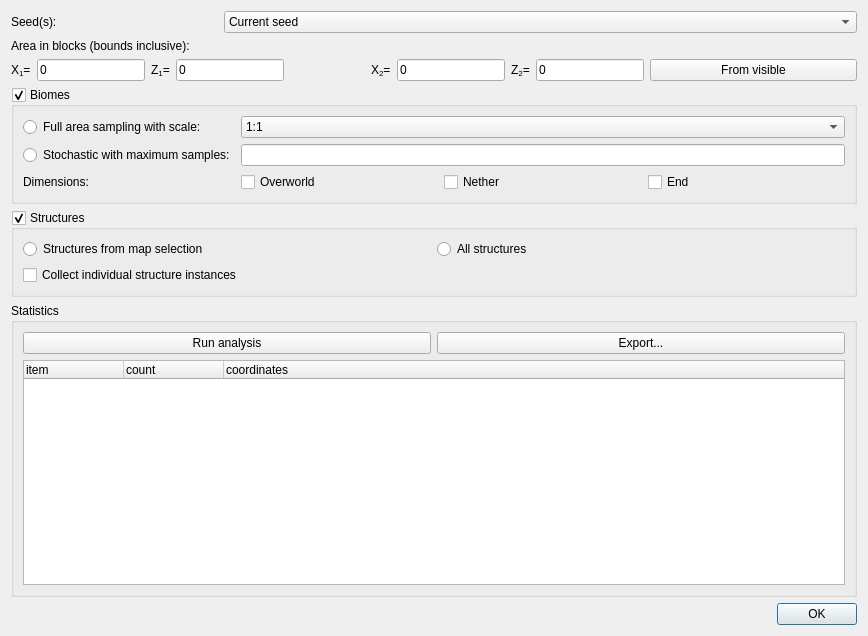
<?xml version="1.0" encoding="UTF-8"?>
<ui version="4.0">
 <class>StatsDialog</class>
 <widget class="QDialog" name="StatsDialog">
  <property name="geometry">
   <rect>
    <x>0</x>
    <y>0</y>
    <width>868</width>
    <height>636</height>
   </rect>
  </property>
  <property name="windowTitle">
   <string>Dialog</string>
  </property>
  <layout class="QGridLayout" name="gridLayout">
   <item row="2" column="0" colspan="3">
    <layout class="QHBoxLayout" name="layoutArea_2">
     <item>
      <widget class="QLabel" name="labelX1">
       <property name="toolTip">
        <string>Lower bound (inclusive)</string>
       </property>
       <property name="text">
        <string>X&lt;sub&gt;1&lt;/sub&gt;=</string>
       </property>
      </widget>
     </item>
     <item>
      <widget class="QLineEdit" name="lineEditX1">
       <property name="toolTip">
        <string>Lower bound (inclusive)</string>
       </property>
       <property name="text">
        <string>0</string>
       </property>
      </widget>
     </item>
     <item>
      <widget class="QLabel" name="labelZ1">
       <property name="toolTip">
        <string>Lower bound (inclusive)</string>
       </property>
       <property name="text">
        <string>Z&lt;sub&gt;1&lt;/sub&gt;=</string>
       </property>
      </widget>
     </item>
     <item>
      <widget class="QLineEdit" name="lineEditZ1">
       <property name="toolTip">
        <string>Lower bound (inclusive)</string>
       </property>
       <property name="text">
        <string>0</string>
       </property>
      </widget>
     </item>
     <item>
      <spacer name="horizontalSpacer_2">
       <property name="orientation">
        <enum>Qt::Horizontal</enum>
       </property>
       <property name="sizeHint" stdset="0">
        <size>
         <width>40</width>
         <height>20</height>
        </size>
       </property>
      </spacer>
     </item>
     <item>
      <widget class="QLabel" name="labelX2">
       <property name="toolTip">
        <string>Upper bound (inclusive)</string>
       </property>
       <property name="text">
        <string>X&lt;sub&gt;2&lt;/sub&gt;=</string>
       </property>
      </widget>
     </item>
     <item>
      <widget class="QLineEdit" name="lineEditX2">
       <property name="toolTip">
        <string>Upper bound (inclusive)</string>
       </property>
       <property name="text">
        <string>0</string>
       </property>
      </widget>
     </item>
     <item>
      <widget class="QLabel" name="labelZ2">
       <property name="toolTip">
        <string>Upper bound (inclusive)</string>
       </property>
       <property name="text">
        <string>Z&lt;sub&gt;2&lt;/sub&gt;=</string>
       </property>
      </widget>
     </item>
     <item>
      <widget class="QLineEdit" name="lineEditZ2">
       <property name="toolTip">
        <string>Upper bound (inclusive)</string>
       </property>
       <property name="text">
        <string>0</string>
       </property>
      </widget>
     </item>
    </layout>
   </item>
   <item row="3" column="0" colspan="4" alignment="Qt::AlignBottom">
    <widget class="QGroupBox" name="groupBox">
     <property name="title">
      <string>Biomes</string>
     </property>
     <property name="checkable">
      <bool>true</bool>
     </property>
     <layout class="QGridLayout" name="gridLayout_2">
      <item row="2" column="1">
       <widget class="QCheckBox" name="checkBox">
        <property name="text">
         <string>Overworld</string>
        </property>
       </widget>
      </item>
      <item row="0" column="0">
       <widget class="QRadioButton" name="radioButton_4">
        <property name="text">
         <string>Full area sampling with scale:</string>
        </property>
       </widget>
      </item>
      <item row="1" column="0">
       <widget class="QRadioButton" name="radioButton_3">
        <property name="text">
         <string>Stochastic with maximum samples:</string>
        </property>
       </widget>
      </item>
      <item row="2" column="0">
       <widget class="QLabel" name="label_3">
        <property name="text">
         <string>Dimensions:</string>
        </property>
       </widget>
      </item>
      <item row="2" column="2">
       <widget class="QCheckBox" name="checkBox_2">
        <property name="text">
         <string>Nether</string>
        </property>
       </widget>
      </item>
      <item row="2" column="3">
       <widget class="QCheckBox" name="checkBox_3">
        <property name="text">
         <string>End</string>
        </property>
       </widget>
      </item>
      <item row="1" column="1" colspan="3">
       <widget class="QLineEdit" name="lineEdit"/>
      </item>
      <item row="0" column="1" colspan="3">
       <widget class="QComboBox" name="comboScale">
        <item>
         <property name="text">
          <string>1:1</string>
         </property>
        </item>
        <item>
         <property name="text">
          <string>1:4</string>
         </property>
        </item>
        <item>
         <property name="text">
          <string>1:16</string>
         </property>
        </item>
        <item>
         <property name="text">
          <string>1:64</string>
         </property>
        </item>
        <item>
         <property name="text">
          <string>1:256</string>
         </property>
        </item>
       </widget>
      </item>
     </layout>
    </widget>
   </item>
   <item row="1" column="0" colspan="4">
    <widget class="QLabel" name="label">
     <property name="text">
      <string>Area in blocks (bounds inclusive):</string>
     </property>
    </widget>
   </item>
   <item row="0" column="1" colspan="3">
    <widget class="QComboBox" name="comboSeed">
     <item>
      <property name="text">
       <string>Current seed</string>
      </property>
     </item>
     <item>
      <property name="text">
       <string>From matching seeds list</string>
      </property>
     </item>
    </widget>
   </item>
   <item row="0" column="0">
    <widget class="QLabel" name="label_2">
     <property name="text">
      <string>Seed(s):</string>
     </property>
    </widget>
   </item>
   <item row="2" column="3">
    <widget class="QPushButton" name="buttonFromVisible">
     <property name="text">
      <string>From visible</string>
     </property>
    </widget>
   </item>
   <item row="4" column="0" colspan="4">
    <widget class="QGroupBox" name="groupBox_2">
     <property name="title">
      <string>Structures</string>
     </property>
     <property name="checkable">
      <bool>true</bool>
     </property>
     <layout class="QGridLayout" name="gridLayout_3">
      <item row="0" column="1">
       <widget class="QRadioButton" name="radioButton_2">
        <property name="text">
         <string>All structures</string>
        </property>
       </widget>
      </item>
      <item row="0" column="0">
       <widget class="QRadioButton" name="radioButton">
        <property name="text">
         <string>Structures from map selection</string>
        </property>
       </widget>
      </item>
      <item row="1" column="0" colspan="2">
       <widget class="QCheckBox" name="checkBox_4">
        <property name="text">
         <string>Collect individual structure instances</string>
        </property>
       </widget>
      </item>
     </layout>
    </widget>
   </item>
   <item row="5" column="0" colspan="4">
    <widget class="QGroupBox" name="groupBox_3">
     <property name="title">
      <string>Statistics</string>
     </property>
     <layout class="QGridLayout" name="gridLayout_4">
      <item row="0" column="0">
       <widget class="QPushButton" name="pushButton">
        <property name="text">
         <string>Run analysis</string>
        </property>
       </widget>
      </item>
      <item row="0" column="1">
       <widget class="QPushButton" name="pushButton_2">
        <property name="text">
         <string>Export...</string>
        </property>
       </widget>
      </item>
      <item row="1" column="0" colspan="2">
       <widget class="QTreeWidget" name="treeWidget">
        <column>
         <property name="text">
          <string notr="true">item</string>
         </property>
        </column>
        <column>
         <property name="text">
          <string>count</string>
         </property>
        </column>
        <column>
         <property name="text">
          <string>coordinates</string>
         </property>
        </column>
       </widget>
      </item>
     </layout>
    </widget>
   </item>
   <item row="7" column="0" colspan="4">
    <widget class="QDialogButtonBox" name="buttonBox">
     <property name="orientation">
      <enum>Qt::Horizontal</enum>
     </property>
     <property name="standardButtons">
      <set>QDialogButtonBox::Ok</set>
     </property>
    </widget>
   </item>
  </layout>
 </widget>
 <resources/>
 <connections>
  <connection>
   <sender>buttonBox</sender>
   <signal>accepted()</signal>
   <receiver>StatsDialog</receiver>
   <slot>accept()</slot>
   <hints>
    <hint type="sourcelabel">
     <x>248</x>
     <y>254</y>
    </hint>
    <hint type="destinationlabel">
     <x>157</x>
     <y>274</y>
    </hint>
   </hints>
  </connection>
  <connection>
   <sender>buttonBox</sender>
   <signal>rejected()</signal>
   <receiver>StatsDialog</receiver>
   <slot>reject()</slot>
   <hints>
    <hint type="sourcelabel">
     <x>316</x>
     <y>260</y>
    </hint>
    <hint type="destinationlabel">
     <x>286</x>
     <y>274</y>
    </hint>
   </hints>
  </connection>
 </connections>
</ui>
